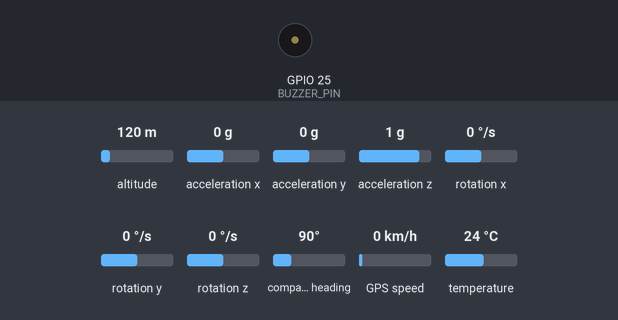
The sketch below on a simulated ESP32. Shown: buzzer (waves = sounding). The inputs (shaded band) are chosen by the test bench; at power-on: acceleration z 1 g, acceleration x 0 g, rotation x 0 °/s, altitude 120 m, acceleration y 0 g, rotation y 0 °/s, rotation z 0 °/s, compass heading 90°, GPS speed 0 km/h, temperature 24 °C. WiFi joins after 1.5 s; servers stay silent unless stated; uploads are accepted with an empty reply; the GPS gets a fix after 3 s at 37.7749, -122.4194 with 8 satellites; what the sketch prints to the serial monitor is not drawn.

Above: at 5.0 s.
5.1 s: acceleration z set to 0.8 g
At 6.04 s:
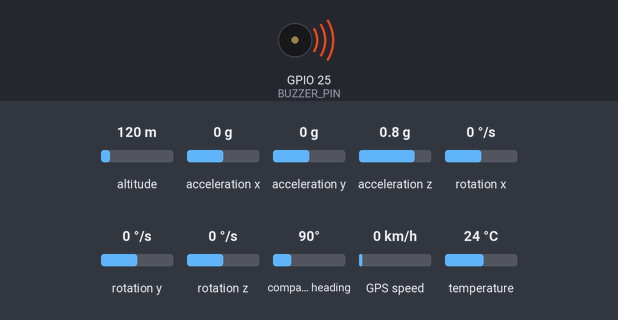
16.8 s: acceleration x set to -1.4 g
20.8 s: rotation x set to -192 °/s
Timing chart, 0 to 29.3 s (numbered marks = the images above; inputs shaded):
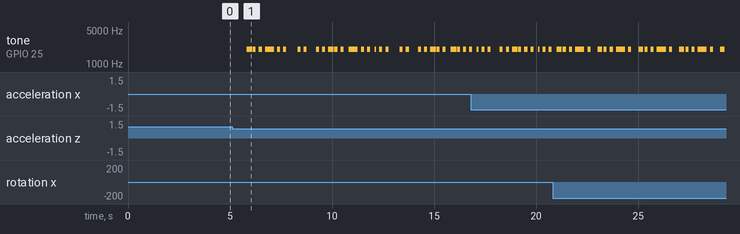

Measured:
- the behaviour switches between 1 and 0.9 g on acceleration z (found by bisection; images 0 and 1)
- after the input at 5.1 s, tone on GPIO 25 (BUZZER_PIN): plays 2000 Hz for 0.28 s, 2000 Hz for 0.15 s, 2000 Hz for 0.15 s, 2000 Hz for 0.45 s, 2000 Hz for 0.15 s, 2000 Hz for 0.15 s … (31 notes in this stretch), starting after 0.71 s

The sketch:

GPSxMPUxBUZZER.ino
```cpp
#include <Wire.h>
#include <TinyGPS++.h>
#include <Adafruit_MPU6050.h>
#include <Adafruit_Sensor.h>
#include <WiFi.h>
#include <HTTPClient.h>
#include <WiFiClientSecure.h>

// ================= WIFI =================
const char* ssid       = "Rendem";
const char* password   = "hackathon!212";
const char* serverUrl  = "https://nonaffinitive-cablelaid-kara.ngrok-free.dev/gps";

// ================= FONNTE =================
const char* FONNTE_TOKEN = "h2gbzah52g1PaioGUnDs";
String API_URL =
  "https://api.fonnte.com/send?token=" + String(FONNTE_TOKEN) +
  "&target=6289513829923&message=PERINGATAN!%20Jatuh%20dideteksi.";

// ================= GPS (UART2) =================
TinyGPSPlus gps;
HardwareSerial gpsSerial(2);
static const int GPS_RX_PIN = 16; // RX ESP32 <- TX GPS M10
static const int GPS_TX_PIN = 17; // TX ESP32 -> RX GPS (opsional)
static const int GPS_BAUD   = 38400;

// UART health
bool uartOk = false;
unsigned long lastNmeaMillis = 0;
const unsigned long uartTimeout = 3000;

// last valid fix cache (buat posisi event jatuh)
bool lastFixValid = false;
double lastLat = 0, lastLng = 0;
uint32_t lastSat = 0;
unsigned long lastFixAt = 0;

// ================= IMU (I2C) =================
static const int MPU_SDA_PIN = 21;  // I2C SDA pin (default ESP32)
static const int MPU_SCL_PIN = 22;  // I2C SCL pin (default ESP32)
// Alternative pins: SDA=23, SCL=19 or SDA=25, SCL=26 or any GPIO

// ================= IMU =================
Adafruit_MPU6050 mpu;
bool imuOk = false;

// Threshold SUPER SENSITIF untuk tongkat jatuh 1cm (hampir tidak ada impact)
// Strategi: Deteksi ORIENTASI BERUBAH (gyroscope) atau GERAKAN APAPUN
const float FALL_THR_LOW = 0.98;           // Gerakan kecil < 0.98g
const float IMPACT_THR   = 1.05;           // Impact sangat ringan > 1.05g
const unsigned long IMPACT_WINDOW = 3000;  // 3 detik window (sangat lama)
const unsigned long fallCooldown = 2000;   // 2 detik cooldown
const float GYRO_ROTATION_THR = 50.0;      // Rotasi > 50°/s (SANGAT SENSITIF)

bool inFreeFall = false;
unsigned long freeFallStart = 0;

// event vars
bool fallDetected = false;
float fallStrength = 0.0;
float fallConfidence = 0.0;
unsigned long freefallMs = 0;
uint32_t fallId = 0;
unsigned long lastFallAt = 0;

// raw accel cache for debug/payload
float ax_g = 0, ay_g = 0, az_g = 0, accTotal = 0;

// Gyroscope data (untuk deteksi tongkat berputar saat jatuh)
float gx_dps = 0, gy_dps = 0, gz_dps = 0, gyroTotal = 0;
bool rotationDetected = false;

// ================= BUZZER =================
static const int BUZZER_PIN = 25;                 // pilih pin aman (bukan strapping)
static const int BUZZER_FREQ = 2000;              // Hz, cukup nyaring
static const unsigned long BUZZER_DURATION = 18000; // 18 detik
static const unsigned long BEEP_PERIOD = 300;     // 150ms ON, 150ms OFF

bool buzzerActive = false;
unsigned long buzzerStartMs = 0;

// ================= TIMING =================
unsigned long lastSend = 0;
const unsigned long sendInterval = 1000;

WiFiClient wifiClient;
WiFiClientSecure secureClient;  // For HTTPS/ngrok connection

// ================= SEND FONNTE =================
void sendFonnteAlert() {
  if (WiFi.status() != WL_CONNECTED) return;

  WiFiClientSecure secure;
  secure.setInsecure(); // demo cepat

  HTTPClient http;
  http.begin(secure, API_URL);
  int code = http.GET();
  Serial.print("[FONNTE HTTP ");
  Serial.print(code);
  Serial.println("]");
  http.end();
}

// ================= BUZZER LOOP (non-blocking) =================
void startBuzzerAlarm() {
  buzzerActive = true;
  buzzerStartMs = millis();
}

void handleBuzzer() {
  if (!buzzerActive) return;

  unsigned long now = millis();
  unsigned long elapsed = now - buzzerStartMs;

  if (elapsed >= BUZZER_DURATION) {
    noTone(BUZZER_PIN);     // stop
    buzzerActive = false;
    return;
  }

  // beep ON/OFF
  unsigned long phase = elapsed % BEEP_PERIOD;
  if (phase < (BEEP_PERIOD / 2)) {
    tone(BUZZER_PIN, BUZZER_FREQ);   // ON
  } else {
    noTone(BUZZER_PIN);              // OFF
  }
}

// ================= FALL CHECK (OPTIMIZED FOR WALKING STICK) =================
void checkFall() {
  if (!imuOk) return;

  sensors_event_t a, g, temp;
  mpu.getEvent(&a, &g, &temp);

  // Accelerometer data
  ax_g = a.acceleration.x / 9.81;
  ay_g = a.acceleration.y / 9.81;
  az_g = a.acceleration.z / 9.81;
  accTotal = sqrt(ax_g*ax_g + ay_g*ay_g + az_g*az_g);

  // Gyroscope data (deteksi rotasi saat tongkat jatuh miring)
  gx_dps = abs(g.gyro.x * 180.0 / PI);  // Convert rad/s to deg/s
  gy_dps = abs(g.gyro.y * 180.0 / PI);
  gz_dps = abs(g.gyro.z * 180.0 / PI);
  gyroTotal = sqrt(gx_dps*gx_dps + gy_dps*gy_dps + gz_dps*gz_dps);

  unsigned long now = millis();

  // Debug output every second
  static unsigned long lastDebug = 0;
  if (now - lastDebug > 1000) {
    lastDebug = now;
    Serial.print("📊 ACC: ");
    Serial.print(accTotal, 2);
    Serial.print("g | GYRO: ");
    Serial.print(gyroTotal, 0);
    Serial.print("°/s | Thresholds: acc<");
    Serial.print(FALL_THR_LOW);
    Serial.print("g OR gyro>");
    Serial.print(GYRO_ROTATION_THR);
    Serial.print("°/s, impact>");
    Serial.print(IMPACT_THR);
    Serial.print("g");
    if (inFreeFall) {
      Serial.print(" | ⚠️ TONGKAT JATUH! Waiting for impact...");
    }
    Serial.println();
  }

  if (now - lastFallAt < fallCooldown) return;

  // Detect fall: Rotasi ATAU perubahan percepatan
  if (!inFreeFall && (accTotal < FALL_THR_LOW || gyroTotal > GYRO_ROTATION_THR)) {
    inFreeFall = true;
    freeFallStart = now;
    rotationDetected = (gyroTotal > GYRO_ROTATION_THR);

    Serial.println();
    if (rotationDetected) {
      Serial.print("🔄 ROTASI! gyro=");
      Serial.print(gyroTotal, 0);
      Serial.println("°/s");
    } else {
      Serial.print("⬇️ GERAKAN! acc=");
      Serial.print(accTotal, 2);
      Serial.println("g");
    }
  }

  if (inFreeFall) {
    // OPSI A: Tunggu impact (jatuh dari tinggi)
    // OPSI B: Auto-confirm setelah 500ms (orientasi berubah = jatuh)

    unsigned long elapsed = now - freeFallStart;

    // Konfirmasi jatuh jika:
    // 1. Ada impact >1.05g, ATAU
    // 2. Sudah 500ms sejak rotasi/gerakan terdeteksi (auto-confirm)

    bool hasImpact = (accTotal > IMPACT_THR);
    bool autoConfirm = (elapsed > 500); // Auto-confirm setelah 500ms

    if ((hasImpact || autoConfirm) && elapsed < IMPACT_WINDOW) {
      fallDetected = true;
      fallStrength = accTotal;
      freefallMs = elapsed;

      fallConfidence = (freefallMs / 800.0) * (fallStrength / 2.0);
      if (fallConfidence > 1.0) fallConfidence = 1.0;

      fallId++;
      lastFallAt = now;
      inFreeFall = false;

      Serial.println();
      Serial.println("🚨🚨🚨 TONGKAT JATUH! 🚨🚨🚨");
      Serial.print("  Trigger: ");
      Serial.println(hasImpact ? "Impact" : "Auto (orientasi berubah)");
      Serial.print("  Strength: ");
      Serial.print(fallStrength, 2);
      Serial.println("g");
      Serial.print("  Duration: ");
      Serial.print(freefallMs);
      Serial.println("ms");
      Serial.print("  Rotasi: ");
      Serial.println(rotationDetected ? "YES" : "NO");
      Serial.println("🚨🚨🚨🚨🚨🚨🚨🚨🚨🚨🚨🚨🚨");
      Serial.println();

      sendFonnteAlert();
      startBuzzerAlarm();
    }

    // Timeout
    if (elapsed >= IMPACT_WINDOW) {
      inFreeFall = false;
      Serial.println("⏱️ Timeout");
    }
  }
}

// ================= SETUP =================
void setup() {
  Serial.begin(115200);
  delay(300);
  Serial.println();
  Serial.println("=== ESP32 GPS M10 + MPU6050 FALL + WIFI START ===");

  // ---- buzzer pin ----
  pinMode(BUZZER_PIN, OUTPUT);
  noTone(BUZZER_PIN);

  // ---- I2C MPU6050 ----
  Wire.begin(MPU_SDA_PIN, MPU_SCL_PIN);  // Initialize I2C with defined pins
  Serial.print("I2C initialized: SDA=");
  Serial.print(MPU_SDA_PIN);
  Serial.print(", SCL=");
  Serial.println(MPU_SCL_PIN);

  imuOk = mpu.begin();
  if (!imuOk) {
    Serial.println("❌ MPU6050 NOT FOUND. Cek SDA/SCL + GND common!");
  } else {
    Serial.println("✅ MPU6050 OK!");
    mpu.setAccelerometerRange(MPU6050_RANGE_8_G);
    mpu.setGyroRange(MPU6050_RANGE_500_DEG);
    mpu.setFilterBandwidth(MPU6050_BAND_5_HZ);
    delay(2000);
  }

  // ---- GPS UART2 ----
  gpsSerial.begin(GPS_BAUD, SERIAL_8N1, GPS_RX_PIN, GPS_TX_PIN);
  Serial.print("GPS LOCK @");
  Serial.println(GPS_BAUD);

  // ---- WiFi ----
  WiFi.mode(WIFI_STA);
  WiFi.begin(ssid, password);
  Serial.print("Connecting WiFi");
  while (WiFi.status() != WL_CONNECTED) {
    delay(500);
    Serial.print(".");
  }
  Serial.println();
  Serial.print("WiFi OK, IP=");
  Serial.println(WiFi.localIP());

  // Print fall detection configuration
  Serial.println();
  Serial.println("========== FALL DETECTION CONFIG ==========");
  Serial.println("MODE: SUPER SENSITIF (1cm, auto-confirm 500ms)");
  Serial.print("  Movement threshold: <");
  Serial.print(FALL_THR_LOW);
  Serial.println("g");
  Serial.print("  Gyro rotation threshold: >");
  Serial.print(GYRO_ROTATION_THR);
  Serial.println("°/s");
  Serial.print("  Impact threshold: >");
  Serial.print(IMPACT_THR);
  Serial.println("g (optional)");
  Serial.print("  Auto-confirm: 500ms");
  Serial.println();
  Serial.print("  Detection window: ");
  Serial.print(IMPACT_WINDOW);
  Serial.println("ms");
  Serial.print("  Cooldown: ");
  Serial.print(fallCooldown / 1000);
  Serial.println("s");
  Serial.println("===========================================");
  Serial.println();

  lastNmeaMillis = millis();
}

// ================= LOOP =================
void loop() {
  // ---- GPS read ----
  while (gpsSerial.available()) {
    char c = gpsSerial.read();
    gps.encode(c);
    lastNmeaMillis = millis();
    uartOk = true;
  }
  if (millis() - lastNmeaMillis > uartTimeout) uartOk = false;

  // update last valid fix
  if (gps.location.isValid()) {
    lastFixValid = true;
    lastLat = gps.location.lat();
    lastLng = gps.location.lng();
    lastSat = gps.satellites.value();
    lastFixAt = millis();
  }

  // ---- IMU fall check ----
  checkFall();

  // ---- buzzer handle (non-blocking) ----
  handleBuzzer();

  // ---- send payload tiap 1 detik ----
  unsigned long now = millis();
  if (now - lastSend >= sendInterval) {
    lastSend = now;

    String payload = "{";

    payload += "\"uart_ok\":";
    payload += uartOk ? "true" : "false";
    payload += ",";

    if (gps.location.isValid()) {
      payload += "\"latitude\":";
      payload += String(gps.location.lat(), 6);
      payload += ",";
      payload += "\"longitude\":";
      payload += String(gps.location.lng(), 6);
      payload += ",";
      payload += "\"satellites\":";
      payload += String(gps.satellites.value());
      payload += ",";
    } else {
      payload += "\"error\":\"no_fix\",";
      payload += "\"satellites\":";
      payload += String(gps.satellites.value());
      payload += ",";
    }

    payload += "\"ax_g\":";
    payload += String(ax_g, 3);
    payload += ",\"ay_g\":";
    payload += String(ay_g, 3);
    payload += ",\"az_g\":";
    payload += String(az_g, 3);
    payload += ",\"acc_total\":";
    payload += String(accTotal, 3);
    payload += ",";

    payload += "\"fall_detected\":";
    payload += fallDetected ? "true" : "false";

    if (fallDetected) {
      payload += ",\"fall_strength\":";
      payload += String(fallStrength, 2);
      payload += ",\"fall_confidence\":";
      payload += String(fallConfidence, 2);
      payload += ",\"freefall_ms\":";
      payload += String(freefallMs);
      payload += ",\"fall_id\":";
      payload += String(fallId);
      payload += ",\"fall_ts\":";
      payload += String(now);

      if (lastFixValid) {
        payload += ",\"fall_lat\":";
        payload += String(lastLat, 6);
        payload += ",\"fall_lng\":";
        payload += String(lastLng, 6);
        payload += ",\"fall_sat\":";
        payload += String(lastSat);
        payload += ",\"fall_fix_age_ms\":";
        payload += String(now - lastFixAt);
      }

      fallDetected = false;
    }

    payload += "}";

    Serial.println(payload);

    if (WiFi.status() == WL_CONNECTED) {
      HTTPClient http;

      // Use wifiClient for HTTP, secureClient for HTTPS
      if (String(serverUrl).startsWith("https://")) {
        secureClient.setInsecure();
        http.begin(secureClient, serverUrl);
      } else {
        http.begin(wifiClient, serverUrl);
      }

      http.addHeader("Content-Type", "application/json");
      http.addHeader("ngrok-skip-browser-warning", "true");

      int httpCode = http.POST(payload);
      Serial.print("[HTTP ");
      Serial.print(httpCode);
      Serial.println("]");

      if (httpCode > 0) {
        String response = http.getString();
        Serial.print("Response: ");
        Serial.println(response);
      } else {
        Serial.print("Error: ");
        Serial.println(http.errorToString(httpCode));
      }

      http.end();
    }
  }
}
```
